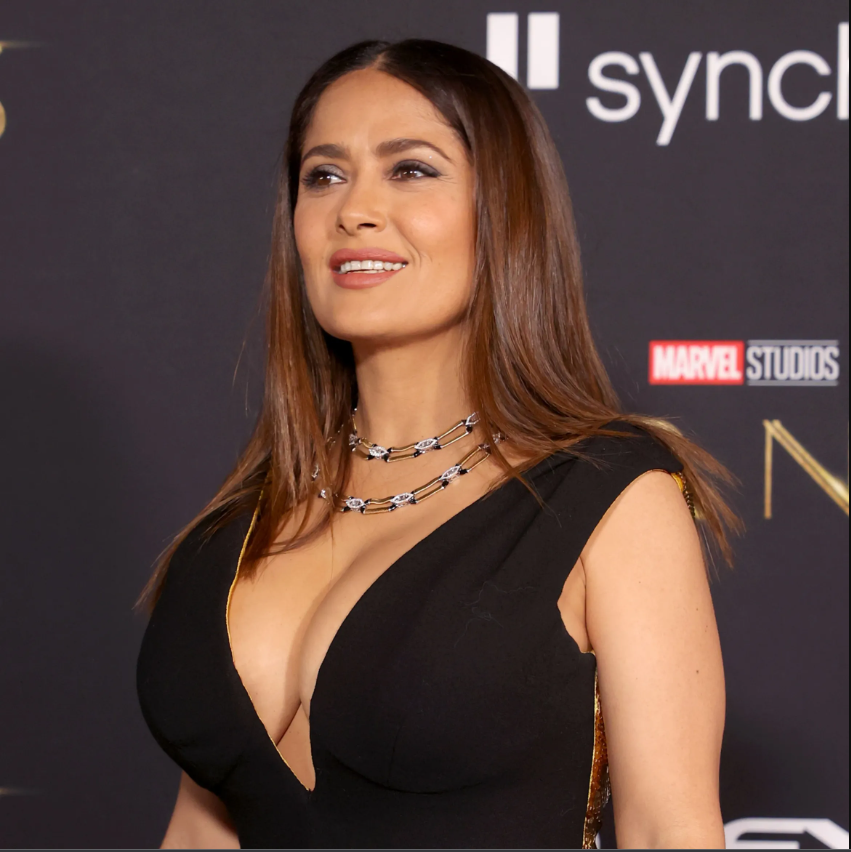
#> input picture salma.png, 851 x 852 px, found by its file name
$ python 0107-opencv.py   (older library calls are emulated)
#> lines starting #> are read from the running program, lines starting #| are printed output that depends on the picture; after the words box and inside, x2 and y2 are one past the last pixel; in counts of white or black regions, pixels touching at a corner belong together
import cv2
import sys

imagePath = "salma.png"
cascPath = "haarcascade_frontalface_default.xml"

faceCascade = cv2.CascadeClassifier(cascPath)

image = cv2.imread(imagePath)
#> image is the input picture: shape (852, 851, 3); mean B, G, R 62.4, 68.3, 89.9
gray = cv2.cvtColor(image, cv2.COLOR_BGR2GRAY)
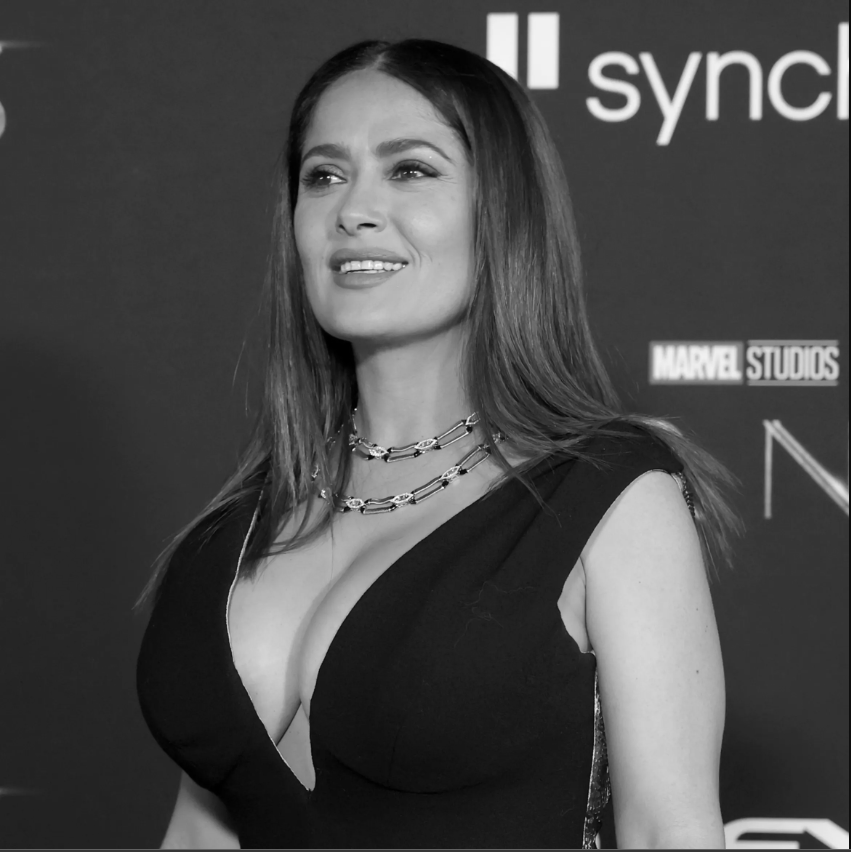
#> gray: shape (852, 851); min 0, max 251, mean 74

faces = faceCascade.detectMultiScale(
    gray,
    scaleFactor=1.1,
    minNeighbors=5,
    minSize=(30, 30)
    #flags = cv2.CV_HAAR_SCALE_IMAGE
)
#> faces = [[351, 398, 134, 134], [255, 82, 234, 234]]

print("Found {0} faces!".format(len(faces)))
#| Found 2 faces!

for (x, y, w, h) in faces:
    cv2.rectangle(image, (x, y), (x+w, y+h), (0, 255, 0), 2)
#> this loop made 2 passes
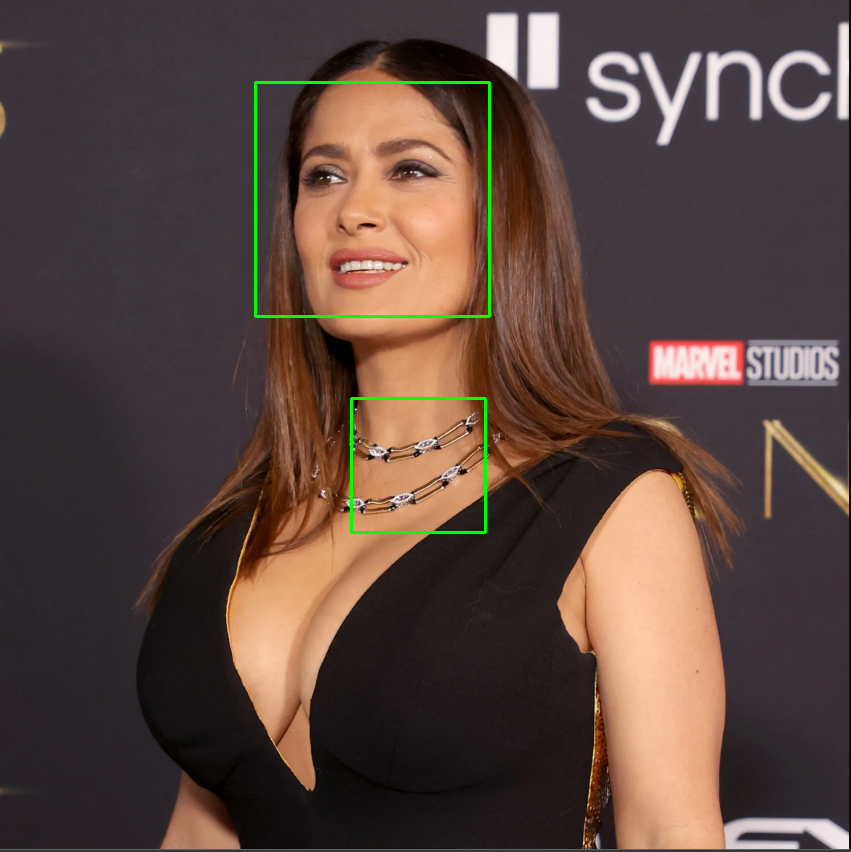
#> image: shape (852, 851, 3); 0.61% of pixels changed, all inside (x1, y1, x2, y2) = (254, 81, 491, 534)

cv2.imshow("Faces found", image)
cv2.waitKey(0)

$ run again, with anasprite.png copied over salma.png
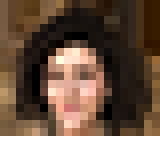
#> input picture anasprite.png, 20 x 20 px, found by its file name (shown 8 times larger)
#> image is the input picture: shape (20, 20, 3); mean B, G, R 81.7, 96.6, 117.3
#> `gray = cv2.cvtColor(image, cv2.COLOR_BGR2GRAY)`:
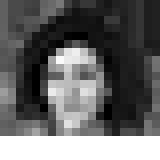
#> gray: shape (20, 20) (shown 8 times larger); min 0, max 255, mean 101.1
#> faces = ()
#| Found 0 faces!

$ run again, with josevicente.png copied over salma.png
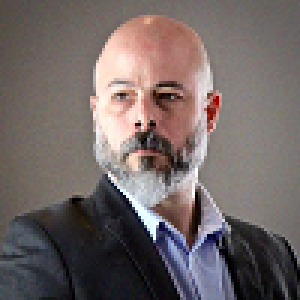
#> input picture josevicente.png, 100 x 100 px, found by its file name (shown 3 times larger)
#> image is the input picture: shape (100, 100, 3); mean B, G, R 101.8, 103, 113.6
#> `gray = cv2.cvtColor(image, cv2.COLOR_BGR2GRAY)`:
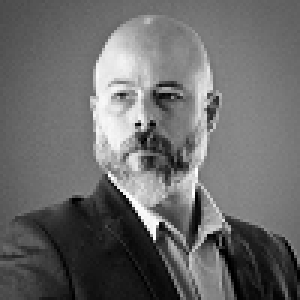
#> gray: shape (100, 100) (shown 3 times larger); min 0, max 255, mean 106
#> faces = [[26, 15, 45, 45]]
#| Found 1 faces!
#> the loop `for (x, y, w, h) in faces:` made 1 pass
#> after the loop `for (x, y, w, h) in faces:`:
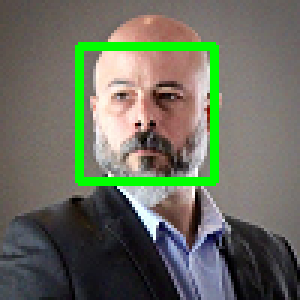
#> image: shape (100, 100, 3) (shown 3 times larger); 5.36% of pixels changed, all inside (x1, y1, x2, y2) = (25, 14, 73, 62)
